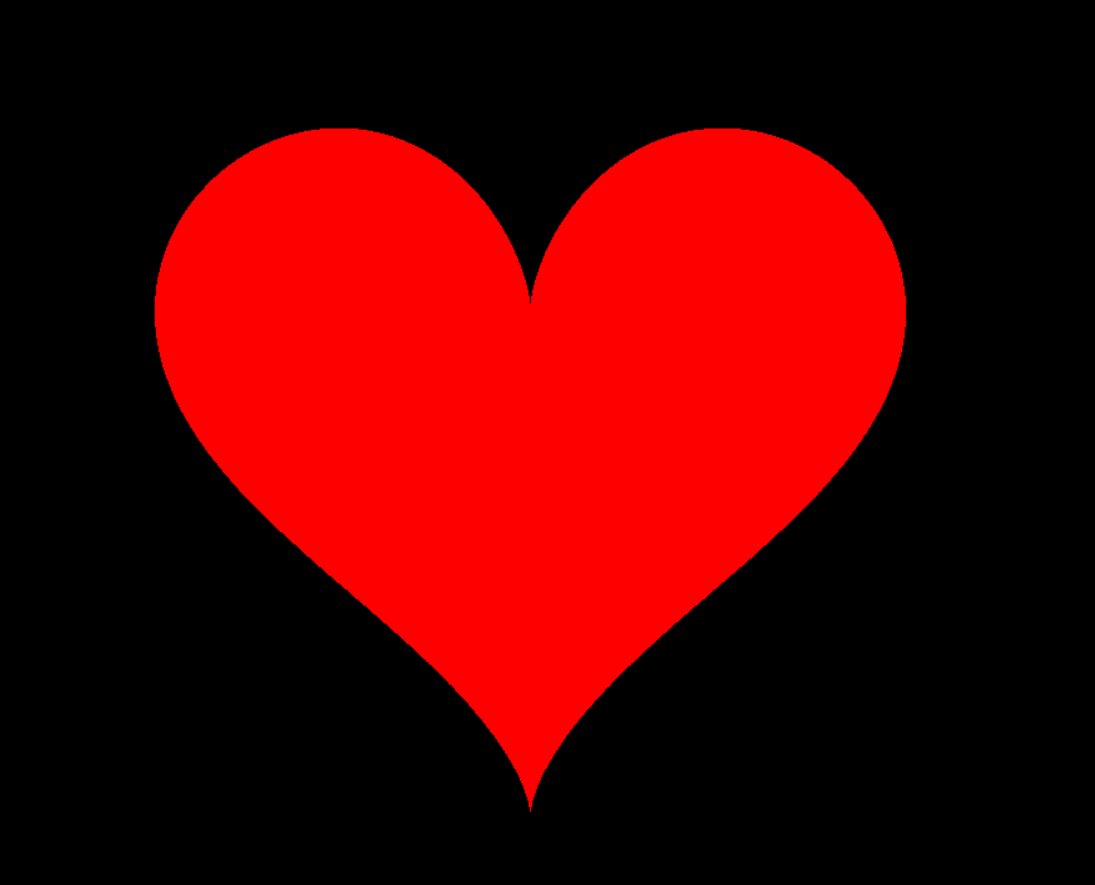

Python code for this plot:
import math
from turtle import *

def hearta(k):
    return 15 * math.sin(k)**3

def heartb(k):
    return 12 * math.cos(k) - 5 * math.cos(2 * k) - 2 * math.cos(3 * k) - math.cos(4 * k)

speed(0)
bgcolor("black")
color("red")
begin_fill()

for i in range(6500):
    k = i * 0.001
    x = hearta(k) * 20
    y = heartb(k) * 20
    goto(x, y)

    end_fill()
    hideturtle()
done()
